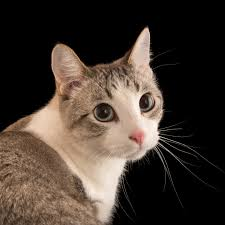
#> input picture images.jpeg, 225 x 225 px
$ jupyter execute Image_Segmentation.ipynb
#> lines starting #> are read from the running program, lines starting #| are printed output that depends on the picture
[cell 1]
import cv2
import numpy as np
import matplotlib.pyplot as plt
from sklearn.cluster import KMeans

## Loading Image

[cell 2]
# Load the image
image = cv2.imread('./images.jpeg')
#> image is the input picture: shape (225, 225, 3); mean B, G, R 48.5, 56.9, 68.2

# Convert BGR (OpenCV format) to RGB (Matplotlib format)
image = cv2.cvtColor(image, cv2.COLOR_BGR2RGB)

# Show the original image
plt.imshow(image)
plt.axis('off')
plt.title('Original Image')
plt.show()

##  Reshape Image for K-Means Clustering

[cell 3]
# Reshape image into a 2D array of pixels
pixel_values = image.reshape((-1, 3))

# Convert to float for K-Means
pixel_values = np.float32(pixel_values)

# Print shape of the pixel array
print(pixel_values.shape)
#| (50625, 3)

##  Apply K-Means Clustering

[cell 4]
# Define criteria for K-Means (10 iterations or accuracy of 1.0)
criteria = (cv2.TERM_CRITERIA_EPS + cv2.TERM_CRITERIA_MAX_ITER, 10, 1.0)

# Number of clusters (K)
k = 3  # Change this to try different K values
_, labels, centers = cv2.kmeans(pixel_values, k, None, criteria, 10, cv2.KMEANS_RANDOM_CENTERS)
#> centers = [[126.5, 100, 80.32], [2.85, 2.09, 1.75], [205.8, 180.5, 160.9]]

# Convert centers back to uint8 (original image format)
centers = np.uint8(centers)
#> centers = [[126, 99, 80], [2, 2, 1], [205, 180, 160]]

# Map each pixel to its nearest cluster center
segmented_image = centers[labels.flatten()]

# Reshape segmented image to original shape
segmented_image = segmented_image.reshape(image.shape)
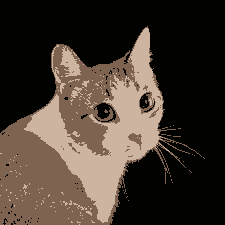
#> segmented_image: shape (225, 225, 3); mean R, G, B 67.5, 56.6, 47.9

# Display the segmented image
plt.imshow(segmented_image)
plt.axis('off')
plt.title(f'Segmented Image with K={k}')
plt.show()

[cell 5]
# Try different values of K
for k in [3, 7, 12, 15, 20, 25, 40, 60]:
    _, labels, centers = cv2.kmeans(pixel_values, k, None, criteria, 10, cv2.KMEANS_RANDOM_CENTERS)
    centers = np.uint8(centers)
    segmented_image = centers[labels.flatten()]
    segmented_image = segmented_image.reshape(image.shape)

    # Display the segmented image
    plt.imshow(segmented_image)
    plt.axis('off')
    plt.title(f'Segmented Image with K={k}')
    plt.show()
#> this loop made 8 passes
#> centers on pass 1: [[206, 180, 161], [2, 2, 1], [126, 100, 80]]
#> pass 2, `segmented_image = segmented_image.reshape(image.shape)`:
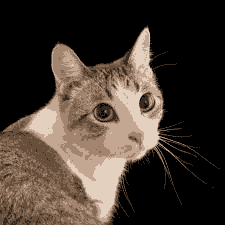
#> segmented_image: shape (225, 225, 3); mean R, G, B 67.9, 56.3, 47.9
#> pass 3, `segmented_image = segmented_image.reshape(image.shape)`:
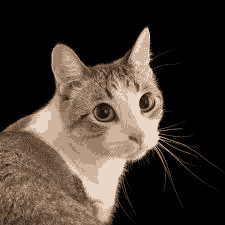
#> segmented_image: shape (225, 225, 3); mean R, G, B 67.8, 56.7, 48.1
